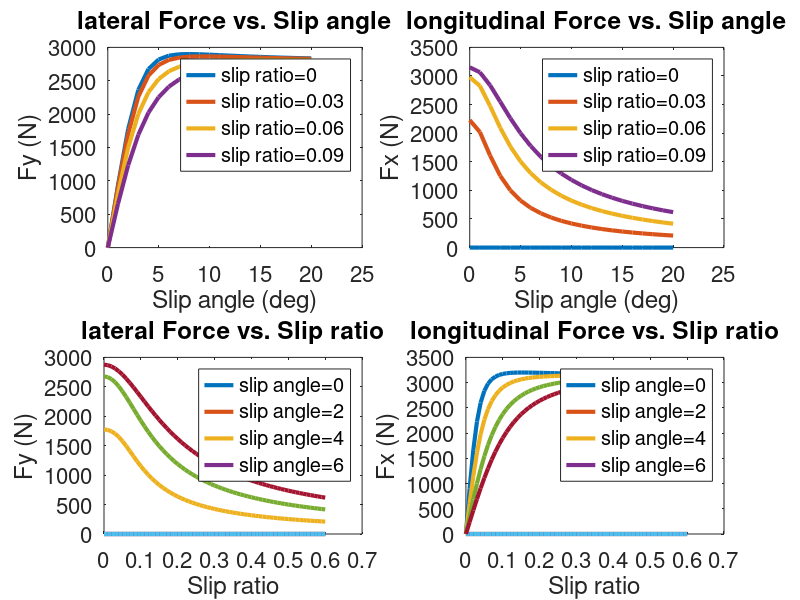

Write the MATLAB code that produced this figure.
%Effect of different slip ratio on lateral force and longitudinal force
clear all;

Sx_p=0.09;  %peak slip ratio
alpha_p= 4; %peak slip angle

%Pac formula coeeficients
By= 0.27; Cy= 1.2; Dy= 2900; Ey= -1.6; Shy= 0; Svy= 0; %lateral force
Bx= 25; Cx= 1.15; Dx= 3200; Ex= -0.4; Shx= 0; Svx= 0; % longitudinal force

%iterate through four slip ratios (0,3,6,9)
for i=1:4 %slip ratio loop
    Sx= (i-1)*0.03;
    for j=1:21 %slip angle loop
        slip_angle(j)=(j-1)+0.00000001;
        alpha= slip_angle(j);
        
        % normalized slip ratio and slip angle- normalization done beacuse the slip ratio and slip angle are in different units
        Sx_star= Sx/Sx_p;
        alpha_star= alpha/alpha_p;
        
        %resultant slip
        S_star= ((Sx_star)^2 + (alpha_star)^2)^0.5;
        
        %modified slip factors
        Sx_mod= S_star*Sx_p;
        alpha_mod= S_star*alpha_p;
        
        %lateral force calculation using pac formula
        alpha_final= alpha_mod +Shy; % including horizontal shift
        fy(i,j)= (alpha_star/S_star)*Dy*sin(Cy*atan(By*alpha_final-Ey*(By*alpha_final-atan(By*alpha_final)))); % magic formula
        Fy(i,j)= fy(i,j)+Svy; %including vertical shift
        
        %longitudinal force calculation using pac formula
        Sx_final= Sx_mod +Shy; % including horizontal shift
        fx(i,j)= (Sx_star/S_star)*Dx*sin(Cx*atan(Bx*Sx_final-Ex*(Bx*Sx_final-atan(Bx*Sx_final)))); % magic formula
        Fx(i,j)= fx(i,j)+Svy; %including vertical shift
    end
end

subplot(2,2,1);
plot(slip_angle,Fy,'Linewidth',3);
set(gca,'fontsize',16);
xlabel('Slip angle (deg)');
ylabel('Fy (N)');
legend('slip ratio=0','slip ratio=0.03','slip ratio=0.06','slip ratio=0.09');
title('lateral Force vs. Slip angle');

subplot(2,2,2);
plot(slip_angle,Fx,'Linewidth',3);
set(gca,'fontsize',16);
xlabel('Slip angle (deg)');
ylabel('Fx (N)');
legend('slip ratio=0','slip ratio=0.03','slip ratio=0.06','slip ratio=0.09');
title('longitudinal Force vs. Slip angle');

%Effect of different slip angle on lateral force and longitudinal force
clear all;

Sx_p=0.09;  %peak slip ratio
alpha_p= 4; %peak slip angle

%Pac formula coeeficients
By= 0.27; Cy= 1.2; Dy= 2900; Ey= -1.6; Shy= 0; Svy= 0; %lateral force
Bx= 25; Cx= 1.15; Dx= 3200; Ex= -0.4; Shx= 0; Svx= 0; % longitudinal force

%iterate through four slip angles (0,2,4,6)
for i=1:2:7 %slip angle loop
    alpha= (i-1);
    for j=1:61 %slip ratio loop
        slip_ratio(j) =(j-1)*0.01 + 0.00000001;
        Sx= slip_ratio(j);
        
        % normalized slip ratio and slip angle- normalization done beacuse the slip ratio and slip angle are in different units
        Sx_star= Sx/Sx_p;
        alpha_star= alpha/alpha_p;
        
        %resultant slip
        S_star= ((Sx_star)^2 + (alpha_star)^2)^0.5;
        
        %modified slip factors
        Sx_mod= S_star*Sx_p;
        alpha_mod= S_star*alpha_p;
        
        %lateral force calculation using pac formula
        alpha_final= alpha_mod +Shy; % including horizontal shift
        fy(i,j)= (alpha_star/S_star)*Dy*sin(Cy*atan(By*alpha_final-Ey*(By*alpha_final-atan(By*alpha_final)))); % magic formula
        Fy(i,j)= fy(i,j)+Svy; %including vertical shift
        
        %longitudinal force calculation using pac formula
        Sx_final= Sx_mod +Shy; % including horizontal shift
        fx(i,j)= (Sx_star/S_star)*Dx*sin(Cx*atan(Bx*Sx_final-Ex*(Bx*Sx_final-atan(Bx*Sx_final)))); % magic formula
        Fx(i,j)= fx(i,j)+Svy; %including vertical shift
    end
end

subplot(2,2,3);
plot(slip_ratio,Fy,'Linewidth',3);
set(gca,'fontsize',16);
xlabel('Slip ratio');
ylabel('Fy (N)');
legend('slip angle=0','slip angle=2','slip angle=4','slip angle=6');
title('lateral Force vs. Slip ratio');

subplot(2,2,4);
plot(slip_ratio,Fx,'Linewidth',3);
set(gca,'fontsize',16);
xlabel('Slip ratio');
ylabel('Fx (N)');
legend('slip angle=0','slip angle=2','slip angle=4','slip angle=6');
title('longitudinal Force vs. Slip ratio');

        
        
        
        